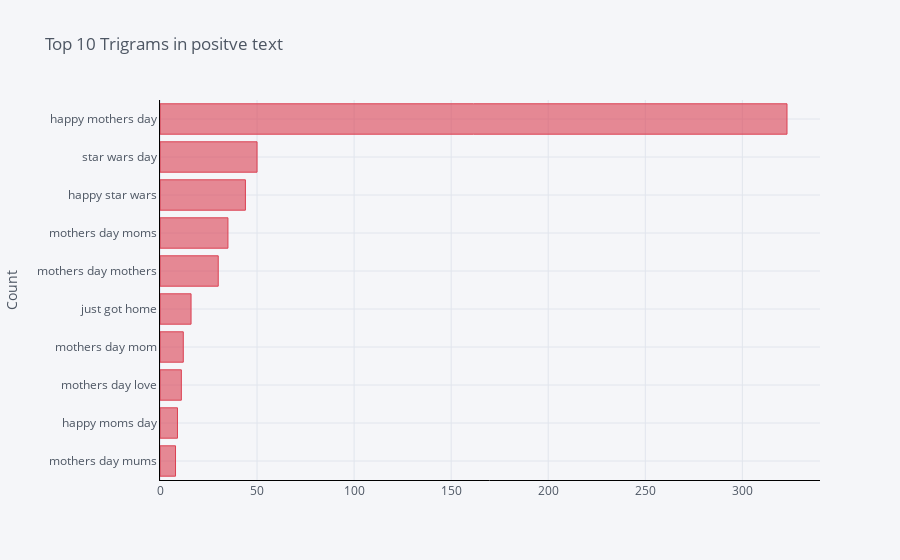
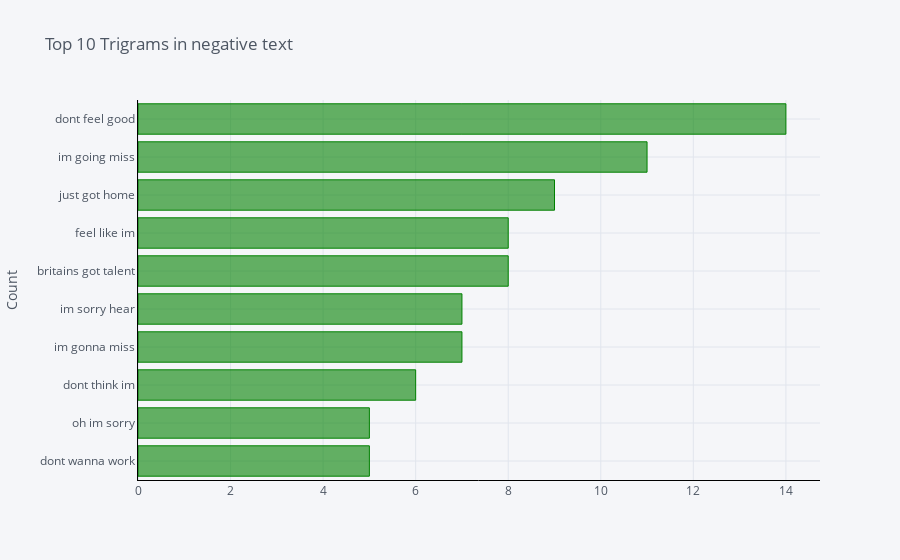

Write notebook code for charts like these, in order.
### Code cell
pos_trigrams = get_top_n_gram(pos['text_clean'],(3,3),10)
neg_trigrams = get_top_n_gram(neg['text_clean'],(3,3),10)
neutral_trigrams = get_top_n_gram(neutral['text_clean'],(3,3),10)

df1 = pd.DataFrame(pos_trigrams, columns = ['Text' , 'count'])
df1.groupby('Text').sum()['count'].sort_values(ascending=True).iplot(
    kind='bar', yTitle='Count', linecolor='black',color='red', title='Top 10 Trigrams in positve text',orientation='h')

df2 = pd.DataFrame(neg_trigrams, columns = ['Text' , 'count'])
df2.groupby('Text').sum()['count'].sort_values(ascending=True).iplot(
    kind='bar', yTitle='Count', linecolor='black', color='green',title='Top 10 Trigrams in negative text',orientation='h')

df3 = pd.DataFrame(neutral_trigrams, columns = ['Text' , 'count'])
df3.groupby('Text').sum()['count'].sort_values(ascending=True).iplot(
    kind='bar', yTitle='Count', linecolor='black', title='Top 10 Trigrams in neutral text',orientation='h')

### Figure 1 — Plotly figure (JSON) as saved in the notebook; plotly's stock layout.template omitted (floating-point values rounded to 4 significant figures)
{"data": [{"marker": {"color": "rgba(219, 64, 82, 0.6)", "line": {"color": "rgba(219, 64, 82, 1.0)", "width": 1}}, "name": "count", "orientation": "h", "text": "", "type": "bar", "x": [8, 9, 11, 12, 16, 30, 35, 44, 50, 323], "y": ["mothers day mums", "happy moms day", "mothers day love", "mothers day mom", "just got home", "mothers day mothers", "mothers day moms", "happy star wars", "star wars day", "happy mothers day"]}], "layout": {"legend": {"bgcolor": "#F5F6F9", "font": {"color": "#4D5663"}}, "paper_bgcolor": "#F5F6F9", "plot_bgcolor": "#F5F6F9", "title": {"font": {"color": "#4D5663"}, "text": "Top 10 Trigrams in positve text"}, "xaxis": {"gridcolor": "#E1E5ED", "linecolor": "black", "showgrid": true, "tickfont": {"color": "#4D5663"}, "title": {"font": {"color": "#4D5663"}, "text": ""}, "zerolinecolor": "#E1E5ED"}, "yaxis": {"gridcolor": "#E1E5ED", "linecolor": "black", "showgrid": true, "tickfont": {"color": "#4D5663"}, "title": {"font": {"color": "#4D5663"}, "text": "Count"}, "zerolinecolor": "#E1E5ED"}}}

### Figure 2 — Plotly figure (JSON) as saved in the notebook; plotly's stock layout.template omitted (floating-point values rounded to 4 significant figures)
{"data": [{"marker": {"color": "rgba(0, 128, 0, 0.6)", "line": {"color": "rgba(0, 128, 0, 1.0)", "width": 1}}, "name": "count", "orientation": "h", "text": "", "type": "bar", "x": [5, 5, 6, 7, 7, 8, 8, 9, 11, 14], "y": ["dont wanna work", "oh im sorry", "dont think im", "im gonna miss", "im sorry hear", "britains got talent", "feel like im", "just got home", "im going miss", "dont feel good"]}], "layout": {"legend": {"bgcolor": "#F5F6F9", "font": {"color": "#4D5663"}}, "paper_bgcolor": "#F5F6F9", "plot_bgcolor": "#F5F6F9", "title": {"font": {"color": "#4D5663"}, "text": "Top 10 Trigrams in negative text"}, "xaxis": {"gridcolor": "#E1E5ED", "linecolor": "black", "showgrid": true, "tickfont": {"color": "#4D5663"}, "title": {"font": {"color": "#4D5663"}, "text": ""}, "zerolinecolor": "#E1E5ED"}, "yaxis": {"gridcolor": "#E1E5ED", "linecolor": "black", "showgrid": true, "tickfont": {"color": "#4D5663"}, "title": {"font": {"color": "#4D5663"}, "text": "Count"}, "zerolinecolor": "#E1E5ED"}}}
